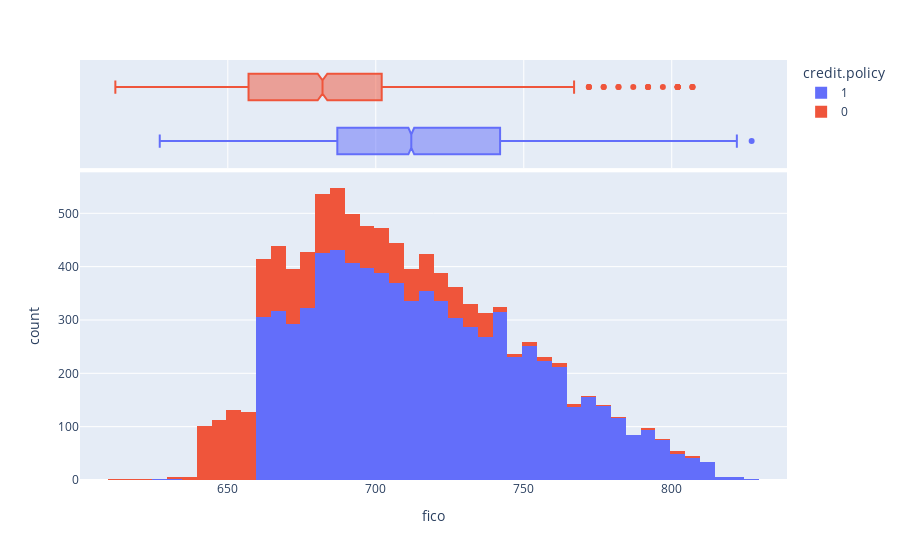

Source (notebook cell):
### Code cell
px.histogram(loans,x='fico',color='credit.policy',marginal='box',)

### Figure 1 — Plotly figure (JSON) as saved in the notebook; plotly's stock layout.template omitted (floating-point values rounded to 4 significant figures; data arrays with more than 128 entries replaced by an {"elided": "..."} marker saying what was removed)
{"data": [{"alignmentgroup": "True", "bingroup": "x", "hovertemplate": "credit.policy=1<br>fico=%{x}<br>count=%{y}<extra></extra>", "legendgroup": "1", "marker": {"color": "#636efa", "pattern": {"shape": ""}}, "name": "1", "offsetgroup": "1", "orientation": "v", "showlegend": true, "type": "histogram", "x": {"elided": "7710 int values"}, "xaxis": "x", "yaxis": "y"}, {"alignmentgroup": "True", "hovertemplate": "credit.policy=1<br>fico=%{x}<extra></extra>", "legendgroup": "1", "marker": {"color": "#636efa"}, "name": "1", "notched": true, "offsetgroup": "1", "showlegend": false, "type": "box", "x": {"elided": "7710 int values"}, "xaxis": "x2", "yaxis": "y2"}, {"alignmentgroup": "True", "bingroup": "x", "hovertemplate": "credit.policy=0<br>fico=%{x}<br>count=%{y}<extra></extra>", "legendgroup": "0", "marker": {"color": "#EF553B", "pattern": {"shape": ""}}, "name": "0", "offsetgroup": "0", "orientation": "v", "showlegend": true, "type": "histogram", "x": {"elided": "1868 int values"}, "xaxis": "x", "yaxis": "y"}, {"alignmentgroup": "True", "hovertemplate": "credit.policy=0<br>fico=%{x}<extra></extra>", "legendgroup": "0", "marker": {"color": "#EF553B"}, "name": "0", "notched": true, "offsetgroup": "0", "showlegend": false, "type": "box", "x": {"elided": "1868 int values"}, "xaxis": "x2", "yaxis": "y2"}], "layout": {"barmode": "relative", "legend": {"title": {"text": "credit.policy"}, "tracegroupgap": 0}, "margin": {"t": 60}, "xaxis": {"anchor": "y", "domain": [0, 1], "title": {"text": "fico"}}, "xaxis2": {"anchor": "y2", "domain": [0, 1], "matches": "x", "showgrid": true, "showticklabels": false}, "yaxis": {"anchor": "x", "domain": [0, 0.7326], "title": {"text": "count"}}, "yaxis2": {"anchor": "x2", "domain": [0.7426, 1], "matches": "y2", "showgrid": false, "showline": false, "showticklabels": false, "ticks": ""}}}
